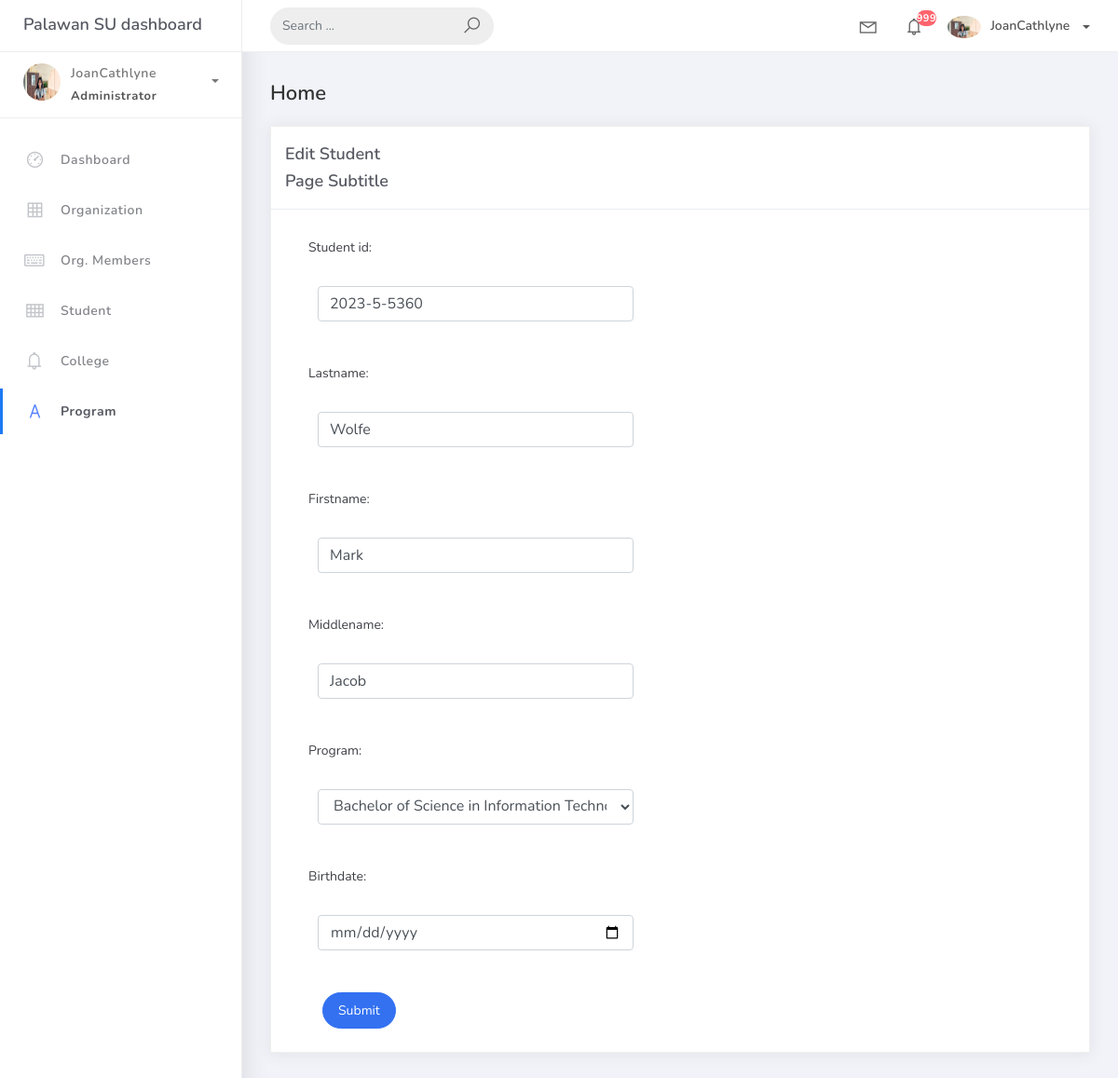
The page /student/3 on the database its author committed.
### studentorg/models.py (models this page shows, shortened)
class BaseModel(models.Model):
    created_at = models.DateTimeField(auto_now_add=True, db_index=True)
    updated_at = models.DateTimeField(auto_now=True)
    class Meta:
        abstract = True

class Student(BaseModel):
    student_id = models.CharField(max_length=15)
    lastname = models.CharField(max_length=25)
    firstname = models.CharField(max_length=25)
    middlename = models.CharField(max_length=25, blank=True, null=True)
    program = models.ForeignKey(Program, on_delete=models.CASCADE)

### studentorg/views.py (the view)
# urls.py: path('student/<pk>', StudentListUpdate.as_view(), name='students-update'),
class StudentListUpdate(UpdateView):
    model = Student
    form_class = StudentForm
    template_name = 'student_edit.html'
    success_url = reverse_lazy('students-list')

### studentorg/forms.py
class StudentForm(ModelForm):
    birth_date = forms.DateField(label="Birthdate",
                                 widget=forms.DateInput(attrs={'class': 'form-control', 'type': 'date'}))
    class Meta:
        model = Student
        fields = "__all__"

### studentorg/models.py (called while the page is built)
    def __str__(self):
        return self.prog_name

### templates/student_edit.html
{% extends 'base.html' %} {% load static %} {% block content %}
<div class="content">
    <div class="container-fluid">
        <h4 class="page-title">Home</h4>
        <div class="row">
            <div class="col-md-12">
                <div class="card">
                    <div class="card-header">
                        <div class="card-title">Edit Student</div>
                        <div class="card-title">Page Subtitle</div>
                    </div>
                    <div class="col-md-6">
                    <div class="card-body">
                        <form class="" action="" method="post" novalidate>
                            {% csrf_token %} {% include 'includes/form.html' %}
                            <div class="form-group">
                                <div class="col-md-12 col-sm-3">
                                    <button type="submit" class="btn btn-primary btn-rounded">Submit</button>
                                </div>
                            </div>
                        </form>
                    </div>
                    </div>
                </div>
            </div>
        </div>
    </div>
</div>
{% endblock %}

### templates/includes/form.html (shortened to what this page needs)
{% load widget_tweaks %}
{% for field in form %}
<div class="field item form-group">
    <label>{{ field.label_tag }}</label>
    <div class="form-group">
      {% render_field field class="form-control" %}
    </div>
</div>
{% endfor %}

### rows shown on the page
Student: student_id "2023-5-5360" "Wolfe" "Mark" "Jacob" "Bachelor of Science in Information Technology"

### other values the page prints
{{ field.label_tag }} "Student id:" "Lastname:" "Firstname:" "Middlename:" "Program:" "Birthdate:"
